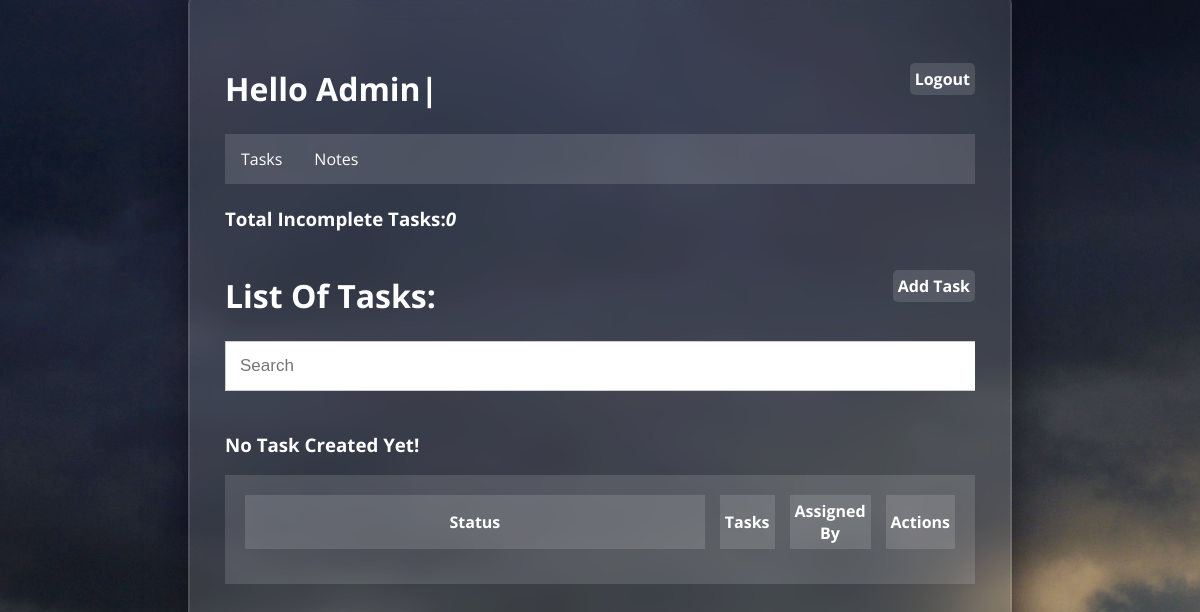
The app's page / (signed in), older data.
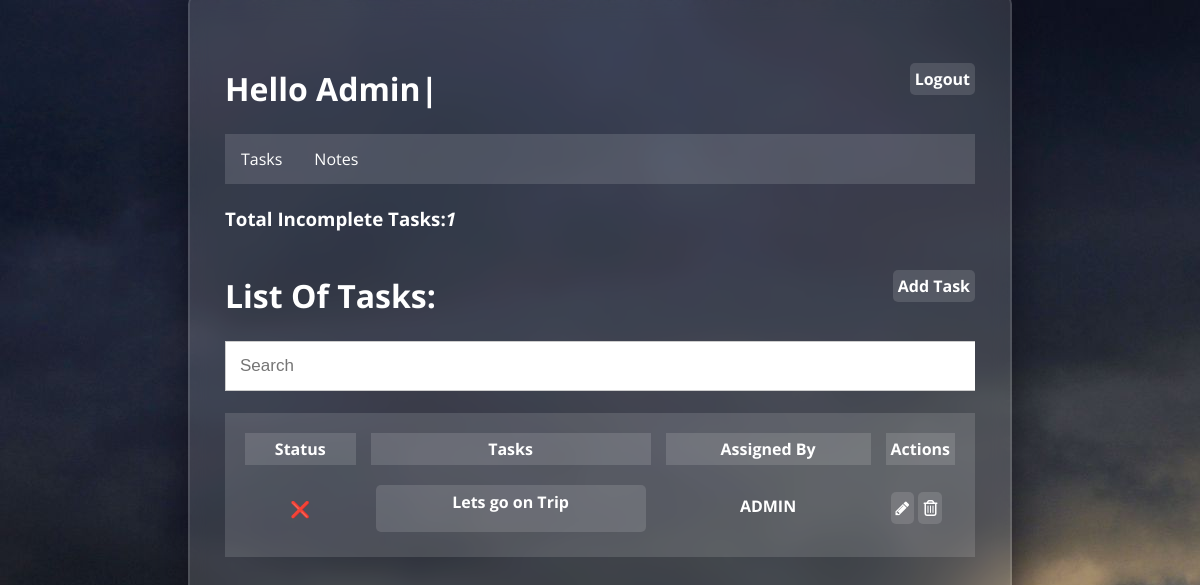
The same page, newer data.
### base/models.py (models this page shows, shortened)
class Task(models.Model):
    assigned_by = models.ForeignKey(User, on_delete=models.CASCADE, null=True, blank=True,
                                    related_name="assigned_by_user_in_task")
    user = models.ForeignKey(User, on_delete=models.CASCADE, null=True, blank=True, related_name="user_in_task")
    title = models.CharField(max_length=200)
    description = RichTextField(blank=True, null=True)
    complete = models.BooleanField(default=False)
    create = models.DateTimeField(auto_now_add=True)
    class Meta:
        ordering = ['complete']

### base/views.py (the view)
# urls.py: path('', views.Tasklist.as_view(), name='home'),
class Tasklist(LoginRequiredMixin, ListView):
    model = Task
    context_object_name = 'tasks'
    def get_context_data(self, *, object_list=None, **kwargs):
        context = super().get_context_data(**kwargs)
        context['tasks'] = context['tasks'].filter(user=self.request.user)
        context['count'] = context['tasks'].filter(complete=False).count()
        search_input = self.request.GET.get('search-area') or ''
        if search_input:
            context['tasks'] = context['tasks'].filter(title__startswith=search_input)
        context['search_input'] = search_input
        return context

### base/templates/base/task_list.html (shortened to what this page needs)
{% extends 'base/base2.html' %}
{% block data %}
<div>
    <h3 style="margin: 0">Total Incomplete Tasks:<i>{{count}}</i></h3>
         <br>
</div>
        <div>
        <h1 style="float: left">List Of Tasks:</h1>
       <h4 style="float: right"><a  class="button2" href="{% url 'create' %}">Add Task</a></h4>
    </div>
    <br><br><br><br>
<span>
  <form class="topnav" method="GET">
    <input type="text" name="search-area" placeholder="Search" value="{{search_input}}">
    </form>
</span>
    <br>
        <table style="width:100%; background-color: rgba(255,255,255,0.13);">
  <tr style="background-color: rgba(255,255,255,0.13);">
       <th style="width:100%">Status</th>
    <th style="width:100%">Tasks</th>
    <th style="width:100%">Assigned By</th>
    <th style="width:110%">Actions</th>
  </tr>
  <tr>
      {% for task in tasks %}
        {% if task.complete %}
            <td style="text-align: center"><img src="https://img.icons8.com/ios-glyphs/30/000000/checkmark--v1.png"/></td>
        <td><a class="button3" href="{% url 'view' task.id %}">{{task.title}}</a></td>
        <td><a class="button4">{{task.assigned_by|upper}}</a></td>
             <td>
            <a class="button2" href="{% url 'edit' task.id %}"><i class="fa fa-pencil"></i></a>
            <a class="button2" href="{% url 'delete' task.id %}"><i class="fa fa-trash-o"></i></a>
        </td>
        {% else %}
            <td style="text-align: center">&#10060;</td>
        <td><a class="button3" href="{% url 'view' task.id %}">{{task.title}}</a></td>
        <td><a class="button4">{{task.assigned_by|upper}}</a></td>
        <td>
            <a class="button2" href="{% url 'edit' task.id %}"><i class="fa fa-pencil"></i></a>
            <a class="button2" href="{% url 'delete' task.id %}"><i class="fa fa-trash-o"></i></a>
        </td>
        {% endif %}
  </tr>
     {% empty %}
        <h3>
        No Task Created Yet!
        </h3>
    {% endfor %}
</table>
    </div>
{% endblock data  %}

Row changes from the older to the newer data that the page shows:
added Task: title "Lets go on Trip", assigned_by "ADMIN"
Text that changed along with them:
{{ count }}: "0" → "1"
text no longer shown: "No Task Created Yet!"
